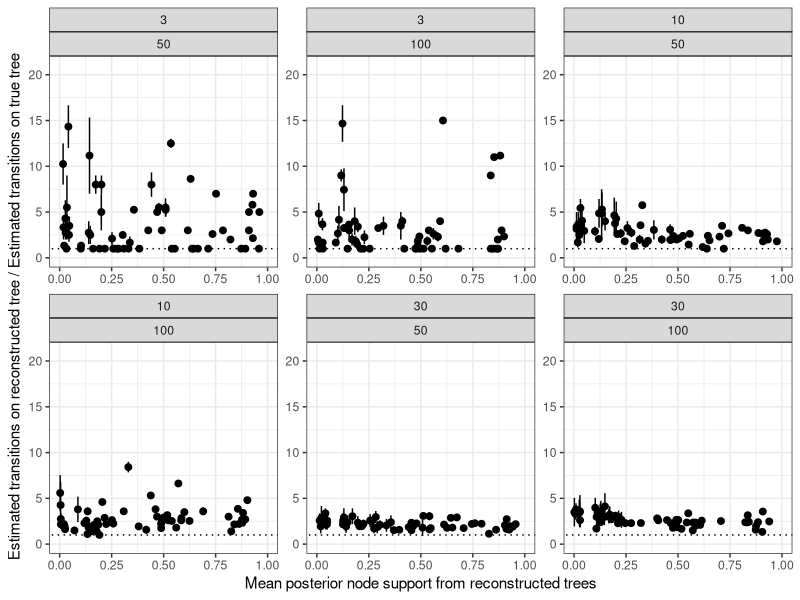

Here is the R script that generated this plot:
library(ggplot2)

dat_raw <- read.table('compiled_data_post.txt', head = T, as.is = T)

#dat_raw$error_min <- (dat_raw$min_t - dat_raw$sim_t) / dat_raw$sim_t
#dat_raw$error_max <- (dat_raw$max_t - dat_raw$sim_t) / dat_raw$sim_t

dat_raw$error_min <- dat_raw$min_t / dat_raw$sim_t
dat_raw$error_max <- dat_raw$max_t / dat_raw$sim_t


dat1.1 <- dat_raw
dat1.1$ntax <- factor(dat1.1$ntax)
dat1.1$slen <- factor(dat1.1$slen)

#plot1.1 <- ggplot(dat1.1, aes(x = jitter(sim_t), y = ((error_max - error_min) / 2) + error_min)) + geom_errorbar(aes(ymin = error_min , ymax = error_max), width = 0.5) + xlab('Simulated number of transitions') + ylab('Estimated number of transitions') + geom_abline(intercept = 1, slope = 0)  + xlim(0, 30) + facet_wrap(~slen + ntax, ncol = 3) + ggtitle('Estimated vs. simulated number of transitions \n(Sequence length, number of taxa)') + theme_bw() + ylim(0, 5)

plot1.1 <- ggplot(dat1.1, aes(x = jitter(exp_t), y = sim_t)) + geom_point() + facet_wrap(~ntax, ncol = 3)

#+ geom_errorbar(aes(ymin = error_min , ymax = error_max), width = 0.5) + xlab('Simulated number of transitions') + ylab('Estimated number of transitions') + geom_abline(intercept = 1, slope = 0)  + xlim(0, 30) + facet_wrap(~slen + ntax, ncol = 3) + ggtitle('Estimated vs. simulated number of transitions \n(Sequence length, number of taxa)') + theme_bw() + ylim(0, 5)


#print(plot1.1)

#stop('dechire')

#####

dat1.2 <- dat_raw
#dat1.2$ntax <- factor(paste(dat1.2$ntax, 'taxon tree'))
#dat1.2$nax <- relevel(dat1.2$ntax, ref = '50 taxon tree')

#dat1.2$slen[dat1.2$slen == 1000] <- dat1.2$slen[dat1.2$slen == 1000] - 800
#dat1.2$exp_t <- factor(paste(dat1.2$exp_t, 'expected transitions'))
#dat1.2$exp_t <- relevel(dat1.2$exp_t, ref = '3 expected transitions')

dat1.2$slen <- jitter(dat1.2$slen, amount = 2)
dat1.2$mean_post <- jitter(dat1.2$mean_post, amount = 0.02)


#plot1.2 <- ggplot(dat1.2, aes(x = slen, y =  ((error_max - error_min) / 2) + error_min)) + geom_errorbar(aes(ymin = error_min, ymax = error_max), width = 4) + xlim(0, 205) + facet_wrap(~exp_t + ntax, scales = 'free') + ylim(-2, 10) + ylab('Error in estimated number of transitions (Esitimated / simulated)') + xlab('Sequence length') + ggtitle('Errors in estimates vs. sequence length \n(Expected transitions, number of taxa)') + theme(axis.ticks = element_blank(), axis.text.x = element_blank()) + theme_bw() + geom_abline(intercept = 1, slope = 0)

plot1.2 <- ggplot(dat1.2, aes(x = mean_post, y = ((error_max - error_min) / 2) + error_min)) + geom_errorbar(aes(ymin = error_min, ymax = error_max, width = 0.0)) + facet_wrap(~exp_t + ntax, scales = 'free')+ xlab('Mean posterior node support from reconstructed trees') + theme(axis.ticks = element_blank(), axis.text.x = element_blank()) + theme_bw() + geom_abline(intercept = 1, slope = 0, col = 'black', lty = 3) + ylab (expression(paste('Estimated ', 'transitions', ' on reconstructed tree / Estimated ', 'transitions',' on true tree '))) + ylim(0, 21)  + geom_point(size = 2)+ xlim(0, 1) 


pdf(file = 'Fig1_post_500tax.pdf', useDingbats = F, width = 12, height = )
print(plot1.2)
dev.off()
